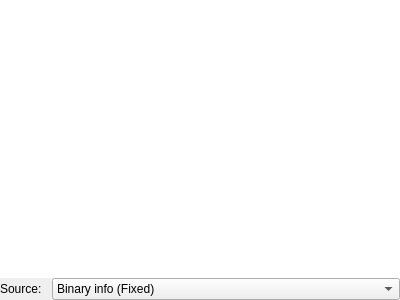
<?xml version="1.0" encoding="UTF-8"?>
<ui version="4.0">
 <class>ClassesWidget</class>
 <widget class="QDockWidget" name="ClassesWidget">
  <property name="geometry">
   <rect>
    <x>0</x>
    <y>0</y>
    <width>400</width>
    <height>300</height>
   </rect>
  </property>
  <property name="windowTitle">
   <string notr="true">Classes</string>
  </property>
  <widget class="QWidget" name="dockWidgetContents">
   <layout class="QVBoxLayout" name="verticalLayout">
    <property name="spacing">
     <number>0</number>
    </property>
    <property name="leftMargin">
     <number>0</number>
    </property>
    <property name="topMargin">
     <number>0</number>
    </property>
    <property name="rightMargin">
     <number>0</number>
    </property>
    <property name="bottomMargin">
     <number>0</number>
    </property>
    <item>
     <widget class="CutterTreeView" name="classesTreeView">
      <property name="styleSheet">
       <string notr="true">CutterTreeView::item
{
    padding-top: 1px;
    padding-bottom: 1px;
}</string>
      </property>
      <property name="frameShape">
       <enum>QFrame::NoFrame</enum>
      </property>
      <property name="lineWidth">
       <number>0</number>
      </property>
      <property name="sortingEnabled">
       <bool>true</bool>
      </property>
      <property name="expandsOnDoubleClick">
       <bool>false</bool>
      </property>
     </widget>
    </item>
    <item>
     <layout class="QHBoxLayout" name="horizontalLayout_17">
      <property name="spacing">
       <number>10</number>
      </property>
      <property name="leftMargin">
       <number>0</number>
      </property>
      <property name="topMargin">
       <number>0</number>
      </property>
      <property name="rightMargin">
       <number>0</number>
      </property>
      <item>
       <widget class="QLabel" name="classSourceLabel">
        <property name="sizePolicy">
         <sizepolicy hsizetype="Minimum" vsizetype="Preferred">
          <horstretch>0</horstretch>
          <verstretch>0</verstretch>
         </sizepolicy>
        </property>
        <property name="text">
         <string>Source:</string>
        </property>
       </widget>
      </item>
      <item>
       <widget class="QComboBox" name="classSourceCombo">
        <property name="sizePolicy">
         <sizepolicy hsizetype="Expanding" vsizetype="Fixed">
          <horstretch>0</horstretch>
          <verstretch>0</verstretch>
         </sizepolicy>
        </property>
        <item>
         <property name="text">
          <string>Binary info (Fixed)</string>
         </property>
        </item>
        <item>
         <property name="text">
          <string>Analysis (Editable)</string>
         </property>
        </item>
       </widget>
      </item>
     </layout>
    </item>
   </layout>
  </widget>
  <action name="seekToVTableAction">
   <property name="text">
    <string>Seek to VTable</string>
   </property>
  </action>
  <action name="editMethodAction">
   <property name="text">
    <string>Edit Method</string>
   </property>
  </action>
  <action name="addMethodAction">
   <property name="text">
    <string>Add Method</string>
   </property>
  </action>
  <action name="newClassAction">
   <property name="text">
    <string>Create new Class</string>
   </property>
  </action>
  <action name="renameClassAction">
   <property name="text">
    <string>Rename Class</string>
   </property>
  </action>
  <action name="deleteClassAction">
   <property name="text">
    <string>Delete Class</string>
   </property>
  </action>
 </widget>
 <customwidgets>
  <customwidget>
   <class>CutterTreeView</class>
   <extends>QTreeView</extends>
   <header>widgets/CutterTreeView.h</header>
   <container>1</container>
  </customwidget>
 </customwidgets>
 <resources/>
 <connections/>
</ui>
